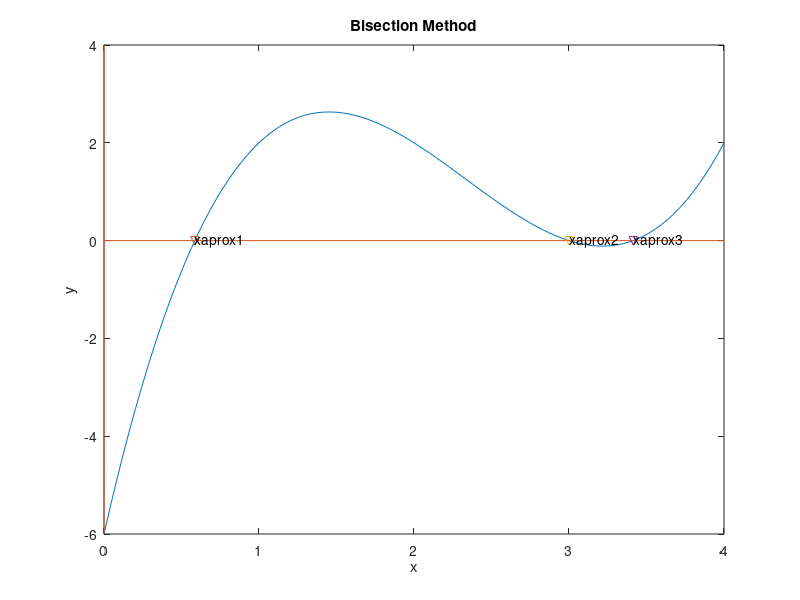

Write the MATLAB code that produced this figure.
function bisectionMethod()
    plotBisMet()
end

function plotBisMet()
    % Plots bisMet calls 
    f = @(x) x.^3 - 7*x.^2 + 14*x - 6;
    
    X = linspace(0, 4);
    Y = f(X);
    
    plot(X, Y);
    hold on;
    
    eps = 0.00001;
    
    xaprox1 = bisMet(f, 0, 1, eps);
    xaprox2 = bisMet(f, 1, 3.2, eps);
    xaprox3 = bisMet(f, 3.2, 4, eps);
    
    line(xlim, [0, 0]);
    line([0, 0], ylim);
    
    plot(xaprox1, f(xaprox1), 'v');
    text(xaprox1, f(xaprox1), 'xaprox1');
    
    plot(xaprox2, f(xaprox2), 'v');
    text(xaprox2, f(xaprox2), 'xaprox2');
    
    plot(xaprox3, f(xaprox3), 'v');
    text(xaprox3, f(xaprox3), 'xaprox3');
    
    xlabel('x');
    ylabel('y');
    title('Bisection Method');
    
    hold off;
end

function xaprox = bisMet(f, a, b, eps)
    assert(f(a) * f(b) <= 0);
    while true
        x = (a+b)/2;
        if f(a) * f(x) < 0
            b = x;
        else
            a = x;
        end
        if(abs(a-b) < eps)
            break;
        end
    end
    xaprox=x
end